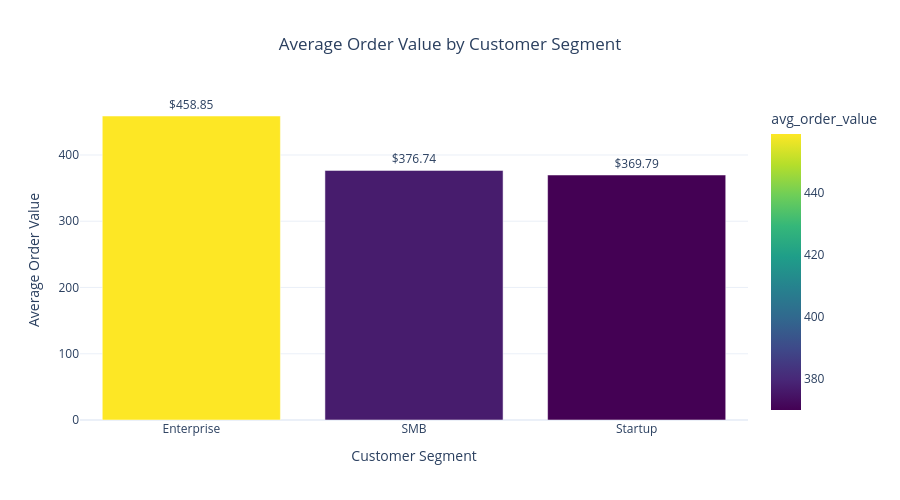

This figure's notebook cell:
### Code cell
import plotly.express as px

pdf = segment_avg.toPandas()

fig = px.bar(
    pdf,
    x="segment",
    y="avg_order_value",
    color="avg_order_value",
    text="avg_order_value",
    color_continuous_scale="Viridis",
    title="Average Order Value by Customer Segment"
)

fig.update_traces(
    texttemplate="$%{text:.2f}",
    textposition="outside"
)

fig.update_layout(
    template="plotly_white",
    xaxis_title="Customer Segment",
    yaxis_title="Average Order Value",
    title_x=0.5,
    showlegend=False,
    height=500
)

fig.show()

### Figure 1 — Plotly figure (JSON) as saved in the notebook; plotly's stock layout.template omitted (floating-point values rounded to 4 significant figures)
{"data": [{"hovertemplate": "segment=%{x}<br>avg_order_value=%{marker.color}<extra></extra>", "legendgroup": "", "marker": {"color": [458.9, 376.7, 369.8], "coloraxis": "coloraxis", "pattern": {"shape": ""}}, "name": "", "orientation": "v", "showlegend": false, "text": [458.9, 376.7, 369.8], "textposition": "outside", "texttemplate": "$%{text:.2f}", "type": "bar", "x": ["Enterprise", "SMB", "Startup"], "xaxis": "x", "y": [458.9, 376.7, 369.8], "yaxis": "y"}], "layout": {"barmode": "relative", "coloraxis": {"colorbar": {"title": {"text": "avg_order_value"}}, "colorscale": [[0, "#440154"], [0.1111, "#482878"], [0.2222, "#3e4989"], [0.3333, "#31688e"], [0.4444, "#26828e"], [0.5556, "#1f9e89"], [0.6667, "#35b779"], [0.7778, "#6ece58"], [0.8889, "#b5de2b"], [1, "#fde725"]]}, "height": 500, "legend": {"tracegroupgap": 0}, "showlegend": false, "title": {"text": "Average Order Value by Customer Segment", "x": 0.5}, "xaxis": {"anchor": "y", "domain": [0, 1], "title": {"text": "Customer Segment"}}, "yaxis": {"anchor": "x", "domain": [0, 1], "title": {"text": "Average Order Value"}}}}
